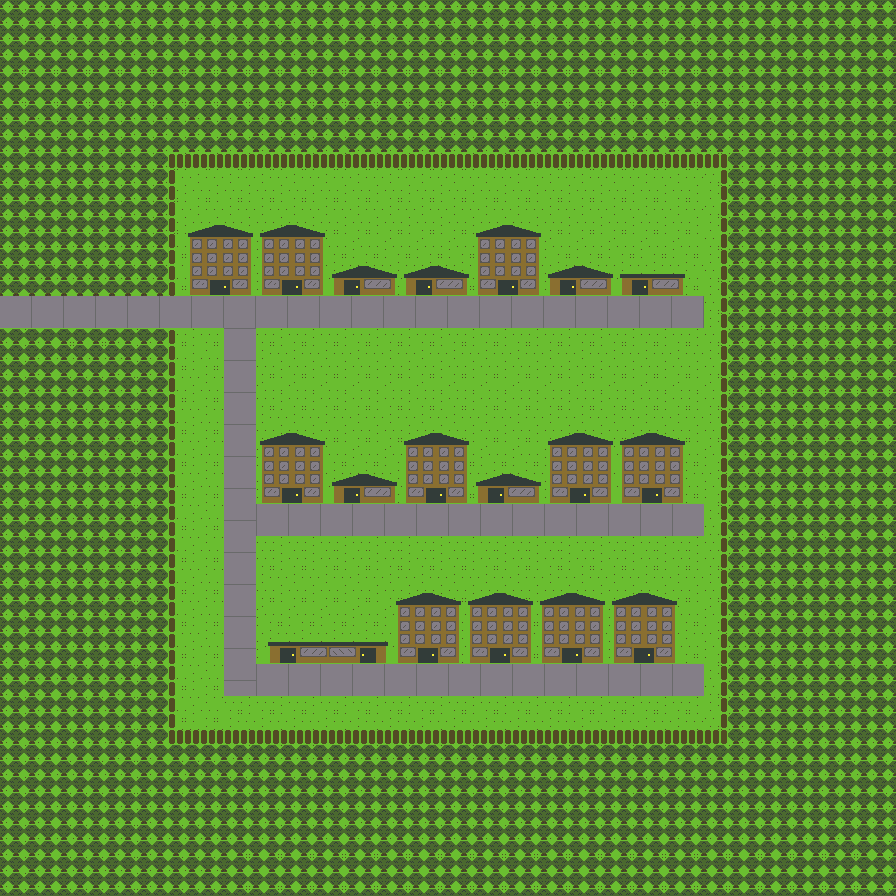

A level layout from a 2D game, rendered from its tile map. Below: a short description, then the map file with tile-grid data replaced by summaries:
An orthogonal 112x112 tile map with 8x8 px tiles, 3 tile layers (background, buildings, walls) and 25 objects (19x wall, 2x npc, 2x npc_move_boundary, door, player).

<map version="1.2" tiledversion="1.2.4" orientation="orthogonal" renderorder="right-down" width="112" height="112" tilewidth="8" tileheight="8" infinite="0" nextlayerid="10" nextobjectid="34">
 <tileset firstgid="1" source="scene1_tileset.tsx" />
 <layer id="3" name="background" width="112" height="112">
  <data>[12544 cells, 12544 non-empty, 6 distinct tile ids]</data>
 </layer>
 <layer id="8" name="buildings" width="112" height="112">
  <data>[12544 cells, 1146 non-empty, 144 distinct tile ids]</data>
 </layer>
 <layer id="1" name="walls" width="112" height="112">
  <data>[12544 cells, 7696 non-empty, 6 distinct tile ids]</data>
 </layer>
 <objectgroup id="2" name="walls">
  <object id="1" type="wall" x="0" y="728" width="896" height="168" />
  <object id="2" type="wall" x="0" y="0" width="896" height="168" />
  <object id="3" type="wall" x="0" y="168" width="176" height="128" />
  <object id="4" type="wall" x="0" y="328" width="176" height="400" />
  <object id="7" type="wall" x="720" y="168" width="176" height="560" />
  <object id="14" type="wall" x="0" y="296" width="176" height="32" />
 </objectgroup>
 <objectgroup id="7" name="doors" visible="0">
  <object id="15" name="scene1" type="door" x="176" y="296" width="8" height="32" />
 </objectgroup>
 <objectgroup id="6" name="players" visible="0">
  <object id="13" name="from_scene1" type="player" x="184" y="304" width="8" height="8" />
 </objectgroup>
 <objectgroup id="4" name="npcs" visible="0">
  <object id="10" name="npc2" type="npc" x="240" y="416" width="8" height="8">
   <properties>
    <property name="assetName" value="npc1" />
   </properties>
  </object>
  <object id="9" name="npc1" type="npc" x="320" y="304" width="8" height="8">
   <properties>
    <property name="assetName" value="npc2" />
   </properties>
  </object>
 </objectgroup>
 <objectgroup id="5" name="npc_move_boundaries" visible="0">
  <object id="11" name="npc1" type="npc_move_boundary" x="288" y="296" width="128" height="24" />
  <object id="12" name="npc2" type="npc_move_boundary" x="224" y="304" width="32" height="160" />
 </objectgroup>
 <objectgroup id="9" name="buildings" visible="0">
  <object id="19" type="wall" x="184" y="224" width="144" height="72" />
  <object id="20" type="wall" x="328" y="264" width="144" height="32" />
  <object id="21" type="wall" x="472" y="224" width="72" height="72" />
  <object id="22" type="wall" x="544" y="264" width="72" height="32" />
  <object id="23" type="wall" x="616" y="272" width="72" height="24" />
  <object id="25" type="wall" x="544" y="432" width="144" height="72" />
  <object id="27" type="wall" x="472" y="472" width="72" height="32" />
  <object id="28" type="wall" x="400" y="432" width="72" height="72" />
  <object id="29" type="wall" x="328" y="472" width="72" height="32" />
  <object id="30" type="wall" x="256" y="432" width="72" height="72" />
  <object id="31" type="wall" x="264" y="640" width="128" height="24" />
  <object id="32" type="wall" x="392" y="592" width="216" height="72" />
  <object id="33" type="wall" x="608" y="592" width="72" height="72" />
 </objectgroup>
</map>